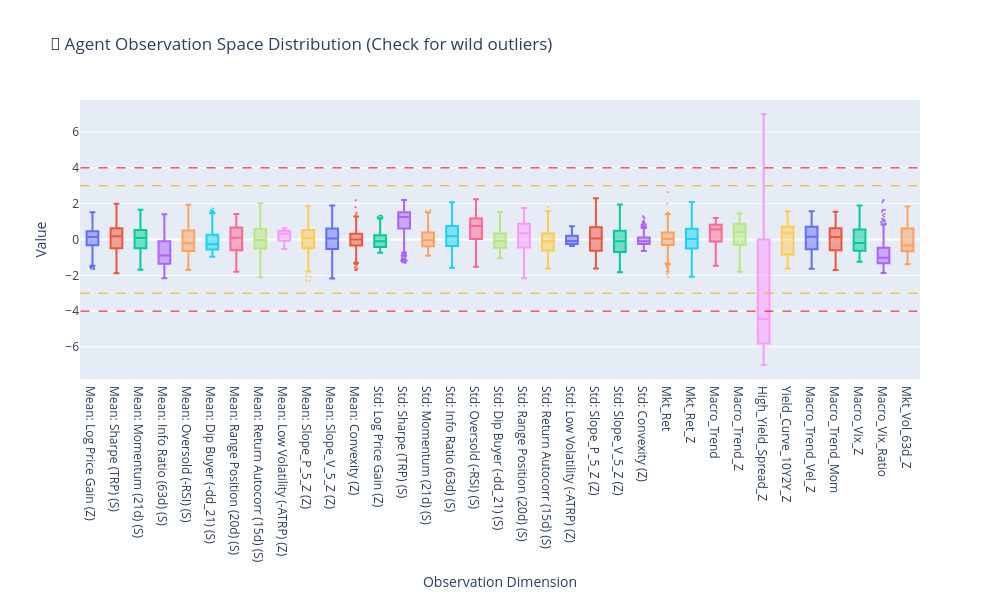

The code cell stored with this chart in its notebook:
### Markdown cell above
### CELL 11: Observation Space Sanity Check (Hunting for Extremes)

### Code cell
print("🔍 EXTRACTING OBSERVATION SPACE WITH DYNAMIC LABELS...")

# 1. Extract raw observation arrays
obs_raw = blotter_df["observation"].values
obs_array = np.vstack([np.array(x).flatten() for x in obs_raw])
num_dims = obs_array.shape[1]

# 2. Dynamically build the Cross-Sectional Features matching Phase 3 logic
from strategy.registry import get_strategy_registry
from core.settings import TradingConfig

registry = get_strategy_registry(TradingConfig())
cross_sectional_features = []

for name, blueprint in registry.items():
    # Matches the exact logic in RLOracle.compute_alpha_matrix
    suffix = " (Z)" if blueprint.scaling_type == "Z-Score" else " (S)"
    cross_sectional_features.append(f"{name}{suffix}")

# Macro features remain hardcoded because they come from data_pipeline, not registry
macro_features = [
    "Mkt_Ret",
    "Mkt_Ret_Z",
    "Macro_Trend",
    "Macro_Trend_Z",
    "High_Yield_Spread_Z",
    "Yield_Curve_10Y2Y_Z",
    "Macro_Trend_Vel_Z",
    "Macro_Trend_Mom",
    "Macro_Vix_Z",
    "Macro_Vix_Ratio",
    "Mkt_Vol_63d_Z",
]

# Generate the full list of mapped column names (Mean, then Std, then Macro)
mapped_names = (
    [f"Mean: {f}" for f in cross_sectional_features]
    + [f"Std: {f}" for f in cross_sectional_features]
    + macro_features
)


# 3. Create 'obs_df' globally with descriptive column headers & dates
obs_df = pd.DataFrame(obs_array, columns=mapped_names, index=blotter_df["date"])

# 4. Compute summary statistics
desc_stats = pd.DataFrame(obs_array).describe().T[["mean", "std", "min", "max"]]

# 5. Assemble mapping table
mapping_table = pd.DataFrame(
    {
        "Dim Index": [f"Dim_{i:02d}" for i in range(num_dims)],
        "Feature Name": mapped_names,
        "Mean": desc_stats["mean"].values,
        "Std Dev": desc_stats["std"].values,
        "Min": desc_stats["min"].values,
        "Max": desc_stats["max"].values,
    }
)


# Formatting helper to append [CLIP] to values near the +/- 4.0 threshold
def format_with_clip(val):
    if pd.isna(val):
        return ""
    formatted = f"{val:.5f}"
    if abs(abs(val) - 4.0) < 1e-5:
        return f"{formatted} [CLIP]"
    return formatted


# Apply formatting for console print output
mapping_table_print = mapping_table.copy()
mapping_table_print["Mean"] = mapping_table_print["Mean"].apply(lambda x: f"{x:.5f}")
mapping_table_print["Std Dev"] = mapping_table_print["Std Dev"].apply(
    lambda x: f"{x:.5f}"
)
mapping_table_print["Min"] = mapping_table_print["Min"].apply(format_with_clip)
mapping_table_print["Max"] = mapping_table_print["Max"].apply(format_with_clip)

print("\n--- Mapped Observation Space Statistics ---")
print(mapping_table_print.to_string(index=False))

print("\n📈 GENERATING BOX PLOT OF OBSERVATION DIMENSIONS...")
fig = go.Figure()

for col in obs_df.columns:
    fig.add_trace(
        go.Box(
            y=obs_df[col],
            name=col,
            boxpoints="outliers",
            jitter=0.5,
            marker=dict(size=2),
        )
    )

fig.update_layout(
    title="🤖 Agent Observation Space Distribution (Check for wild outliers)",
    yaxis_title="Value",
    xaxis_title="Observation Dimension",
    height=600,
    width=1000,
    showlegend=False,
    shapes=[
        dict(
            type="line",
            y0=3,
            y1=3,
            x0=-0.5,
            x1=num_dims - 0.5,
            line=dict(color="orange", width=1, dash="dash"),
        ),
        dict(
            type="line",
            y0=-3,
            y1=-3,
            x0=-0.5,
            x1=num_dims - 0.5,
            line=dict(color="orange", width=1, dash="dash"),
        ),
        dict(
            type="line",
            y0=4.0,
            y1=4.0,
            x0=-0.5,
            x1=num_dims - 0.5,
            line=dict(color="red", width=1, dash="dash"),
        ),
        dict(
            type="line",
            y0=-4.0,
            y1=-4.0,
            x0=-0.5,
            x1=num_dims - 0.5,
            line=dict(color="red", width=1, dash="dash"),
        ),
    ],
)
fig.show()

### Figure 1 — Plotly figure (JSON) as saved in the notebook; plotly's stock layout.template omitted (floating-point values rounded to 4 significant figures; data arrays with more than 128 entries replaced by an {"elided": "..."} marker saying what was removed)
{"data": [{"boxpoints": "outliers", "jitter": 0.5, "marker": {"size": 2}, "name": "Mean: Log Price Gain (Z)", "type": "box", "y": {"elided": "1073 float values"}}, {"boxpoints": "outliers", "jitter": 0.5, "marker": {"size": 2}, "name": "Mean: Sharpe (TRP) (S)", "type": "box", "y": {"elided": "1073 float values"}}, {"boxpoints": "outliers", "jitter": 0.5, "marker": {"size": 2}, "name": "Mean: Momentum (21d) (S)", "type": "box", "y": {"elided": "1073 float values"}}, {"boxpoints": "outliers", "jitter": 0.5, "marker": {"size": 2}, "name": "Mean: Info Ratio (63d) (S)", "type": "box", "y": {"elided": "1073 float values"}}, {"boxpoints": "outliers", "jitter": 0.5, "marker": {"size": 2}, "name": "Mean: Oversold (-RSI) (S)", "type": "box", "y": {"elided": "1073 float values"}}, {"boxpoints": "outliers", "jitter": 0.5, "marker": {"size": 2}, "name": "Mean: Dip Buyer (-dd_21) (S)", "type": "box", "y": {"elided": "1073 float values"}}, {"boxpoints": "outliers", "jitter": 0.5, "marker": {"size": 2}, "name": "Mean: Range Position (20d) (S)", "type": "box", "y": {"elided": "1073 float values"}}, {"boxpoints": "outliers", "jitter": 0.5, "marker": {"size": 2}, "name": "Mean: Return Autocorr (15d) (S)", "type": "box", "y": {"elided": "1073 float values"}}, {"boxpoints": "outliers", "jitter": 0.5, "marker": {"size": 2}, "name": "Mean: Low Volatility (-ATRP) (Z)", "type": "box", "y": {"elided": "1073 float values"}}, {"boxpoints": "outliers", "jitter": 0.5, "marker": {"size": 2}, "name": "Mean: Slope_P_5_Z (Z)", "type": "box", "y": {"elided": "1073 float values"}}, {"boxpoints": "outliers", "jitter": 0.5, "marker": {"size": 2}, "name": "Mean: Slope_V_5_Z (Z)", "type": "box", "y": {"elided": "1073 float values"}}, {"boxpoints": "outliers", "jitter": 0.5, "marker": {"size": 2}, "name": "Mean: Convexity (Z)", "type": "box", "y": {"elided": "1073 float values"}}, {"boxpoints": "outliers", "jitter": 0.5, "marker": {"size": 2}, "name": "Std: Log Price Gain (Z)", "type": "box", "y": {"elided": "1073 float values"}}, {"boxpoints": "outliers", "jitter": 0.5, "marker": {"size": 2}, "name": "Std: Sharpe (TRP) (S)", "type": "box", "y": {"elided": "1073 float values"}}, {"boxpoints": "outliers", "jitter": 0.5, "marker": {"size": 2}, "name": "Std: Momentum (21d) (S)", "type": "box", "y": {"elided": "1073 float values"}}, {"boxpoints": "outliers", "jitter": 0.5, "marker": {"size": 2}, "name": "Std: Info Ratio (63d) (S)", "type": "box", "y": {"elided": "1073 float values"}}, {"boxpoints": "outliers", "jitter": 0.5, "marker": {"size": 2}, "name": "Std: Oversold (-RSI) (S)", "type": "box", "y": {"elided": "1073 float values"}}, {"boxpoints": "outliers", "jitter": 0.5, "marker": {"size": 2}, "name": "Std: Dip Buyer (-dd_21) (S)", "type": "box", "y": {"elided": "1073 float values"}}, {"boxpoints": "outliers", "jitter": 0.5, "marker": {"size": 2}, "name": "Std: Range Position (20d) (S)", "type": "box", "y": {"elided": "1073 float values"}}, {"boxpoints": "outliers", "jitter": 0.5, "marker": {"size": 2}, "name": "Std: Return Autocorr (15d) (S)", "type": "box", "y": {"elided": "1073 float values"}}, {"boxpoints": "outliers", "jitter": 0.5, "marker": {"size": 2}, "name": "Std: Low Volatility (-ATRP) (Z)", "type": "box", "y": {"elided": "1073 float values"}}, {"boxpoints": "outliers", "jitter": 0.5, "marker": {"size": 2}, "name": "Std: Slope_P_5_Z (Z)", "type": "box", "y": {"elided": "1073 float values"}}, {"boxpoints": "outliers", "jitter": 0.5, "marker": {"size": 2}, "name": "Std: Slope_V_5_Z (Z)", "type": "box", "y": {"elided": "1073 float values"}}, {"boxpoints": "outliers", "jitter": 0.5, "marker": {"size": 2}, "name": "Std: Convexity (Z)", "type": "box", "y": {"elided": "1073 float values"}}, {"boxpoints": "outliers", "jitter": 0.5, "marker": {"size": 2}, "name": "Mkt_Ret", "type": "box", "y": {"elided": "1073 float values"}}, {"boxpoints": "outliers", "jitter": 0.5, "marker": {"size": 2}, "name": "Mkt_Ret_Z", "type": "box", "y": {"elided": "1073 float values"}}, {"boxpoints": "outliers", "jitter": 0.5, "marker": {"size": 2}, "name": "Macro_Trend", "type": "box", "y": {"elided": "1073 float values"}}, {"boxpoints": "outliers", "jitter": 0.5, "marker": {"size": 2}, "name": "Macro_Trend_Z", "type": "box", "y": {"elided": "1073 float values"}}, {"boxpoints": "outliers", "jitter": 0.5, "marker": {"size": 2}, "name": "High_Yield_Spread_Z", "type": "box", "y": {"elided": "1073 float values"}}, {"boxpoints": "outliers", "jitter": 0.5, "marker": {"size": 2}, "name": "Yield_Curve_10Y2Y_Z", "type": "box", "y": {"elided": "1073 float values"}}, {"boxpoints": "outliers", "jitter": 0.5, "marker": {"size": 2}, "name": "Macro_Trend_Vel_Z", "type": "box", "y": {"elided": "1073 float values"}}, {"boxpoints": "outliers", "jitter": 0.5, "marker": {"size": 2}, "name": "Macro_Trend_Mom", "type": "box", "y": {"elided": "1073 float values"}}, {"boxpoints": "outliers", "jitter": 0.5, "marker": {"size": 2}, "name": "Macro_Vix_Z", "type": "box", "y": {"elided": "1073 float values"}}, {"boxpoints": "outliers", "jitter": 0.5, "marker": {"size": 2}, "name": "Macro_Vix_Ratio", "type": "box", "y": {"elided": "1073 float values"}}, {"boxpoints": "outliers", "jitter": 0.5, "marker": {"size": 2}, "name": "Mkt_Vol_63d_Z", "type": "box", "y": {"elided": "1073 float values"}}], "layout": {"height": 600, "shapes": [{"line": {"color": "orange", "dash": "dash", "width": 1}, "type": "line", "x0": -0.5, "x1": 34.5, "y0": 3, "y1": 3}, {"line": {"color": "orange", "dash": "dash", "width": 1}, "type": "line", "x0": -0.5, "x1": 34.5, "y0": -3, "y1": -3}, {"line": {"color": "red", "dash": "dash", "width": 1}, "type": "line", "x0": -0.5, "x1": 34.5, "y0": 4, "y1": 4}, {"line": {"color": "red", "dash": "dash", "width": 1}, "type": "line", "x0": -0.5, "x1": 34.5, "y0": -4, "y1": -4}], "showlegend": false, "title": {"text": "🤖 Agent Observation Space Distribution (Check for wild outliers)"}, "width": 1000, "xaxis": {"title": {"text": "Observation Dimension"}}, "yaxis": {"title": {"text": "Value"}}}}
